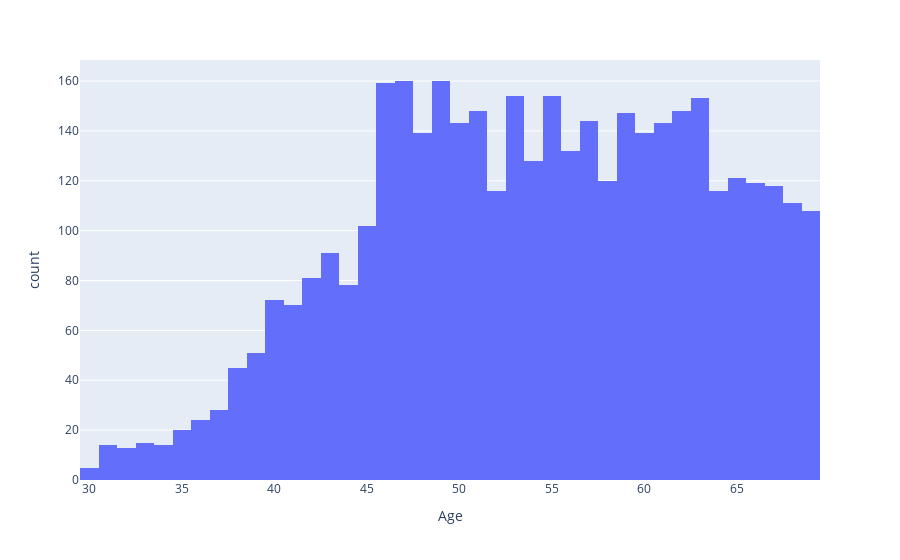

This figure's notebook cell:
### Markdown cell above
Code Reuse Session 1

### Code cell
# Create and display histogram for Age distribution
age_fig = px.histogram(data, x="Age")
age_fig.show()

### Figure 1 — Plotly figure (JSON) as saved in the notebook; plotly's stock layout.template omitted (floating-point values rounded to 4 significant figures; data arrays with more than 128 entries replaced by an {"elided": "..."} marker saying what was removed)
{"data": [{"alignmentgroup": "True", "bingroup": "x", "hovertemplate": "Age=%{x}<br>count=%{y}<extra></extra>", "legendgroup": "", "marker": {"color": "#636efa", "pattern": {"shape": ""}}, "name": "", "offsetgroup": "", "orientation": "v", "showlegend": false, "type": "histogram", "x": {"elided": "4003 int values"}, "xaxis": "x", "yaxis": "y"}], "layout": {"barmode": "relative", "legend": {"tracegroupgap": 0}, "margin": {"t": 60}, "xaxis": {"anchor": "y", "domain": [0, 1], "title": {"text": "Age"}}, "yaxis": {"anchor": "x", "domain": [0, 1], "title": {"text": "count"}}}}
